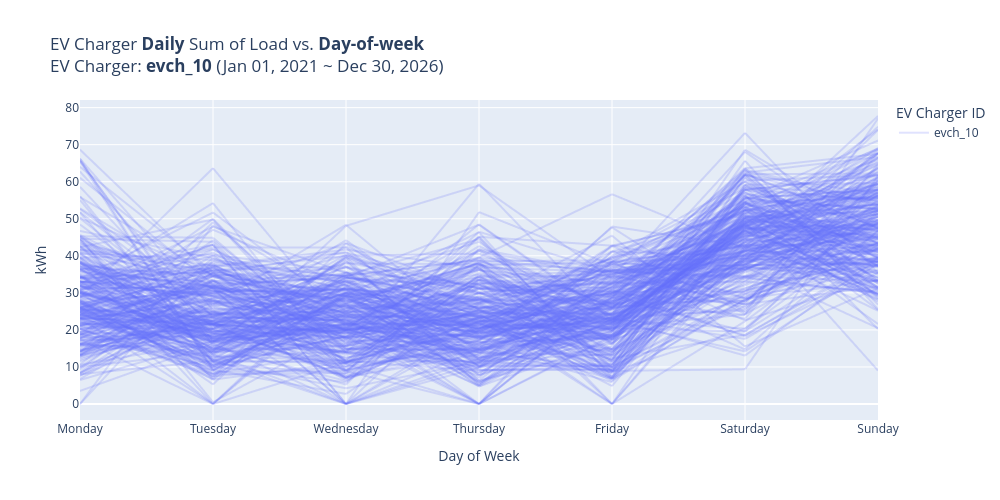

Source (notebook cell):
### Code cell
plot_evch_daily_load_vs_dow(df_evch_enh, evch_id, chart_type="line")
plot_evch_daily_load_vs_dow(df_evch_enh, evch_id, chart_type="box")

### Figure 1 — Plotly figure (JSON) as saved in the notebook; plotly's stock layout.template omitted (floating-point values rounded to 4 significant figures; data arrays with more than 128 entries replaced by an {"elided": "..."} marker saying what was removed)
{"data": [{"hovertemplate": "EV Charger ID=evch_10<br>Day of Week=%{x}<br>kWh=%{y}<extra></extra>", "legendgroup": "evch_10", "line": {"color": "#636efa", "dash": "solid"}, "marker": {"symbol": "circle"}, "mode": "lines", "name": "evch_10", "opacity": 0.2, "showlegend": true, "type": "scattergl", "x": {"elided": "2496 str values"}, "xaxis": "x", "y": {"elided": "2496 float values"}, "yaxis": "y"}], "layout": {"height": 500, "legend": {"title": {"text": "EV Charger ID"}, "tracegroupgap": 0}, "title": {"text": "EV Charger <b>Daily</b> Sum of Load vs. <b>Day-of-week</b><br>EV Charger: <b>evch_10</b> (Jan 01, 2021 ~ Dec 30, 2026)"}, "width": 1000, "xaxis": {"anchor": "y", "domain": [0.0, 1.0], "title": {"text": "Day of Week"}}, "yaxis": {"anchor": "x", "domain": [0.0, 1.0], "title": {"text": "kWh"}}}}
